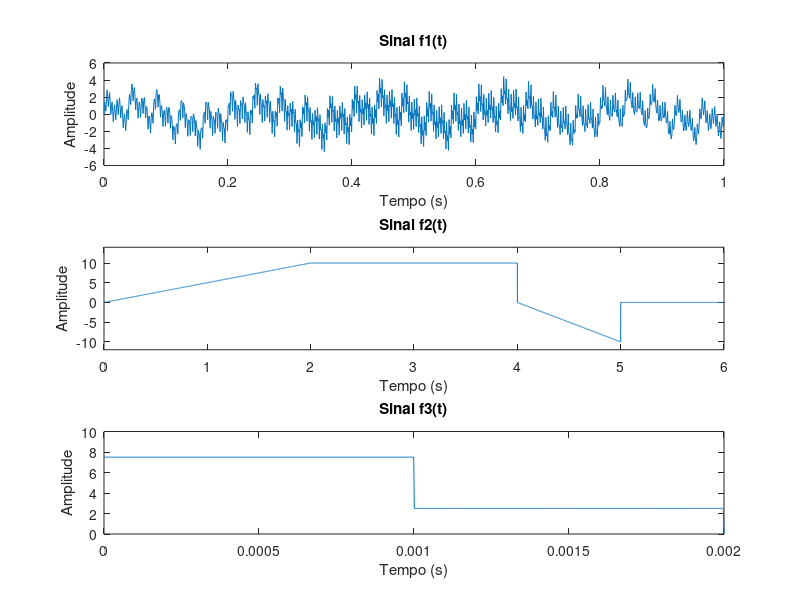
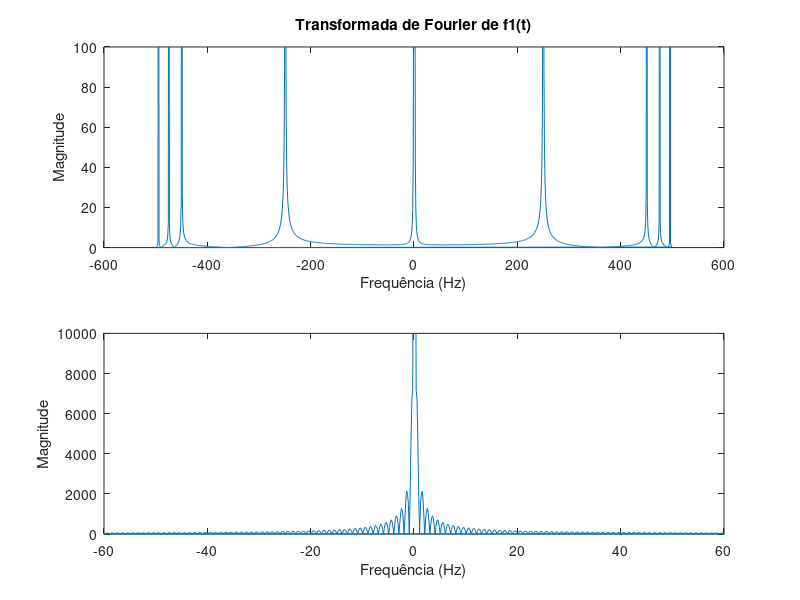
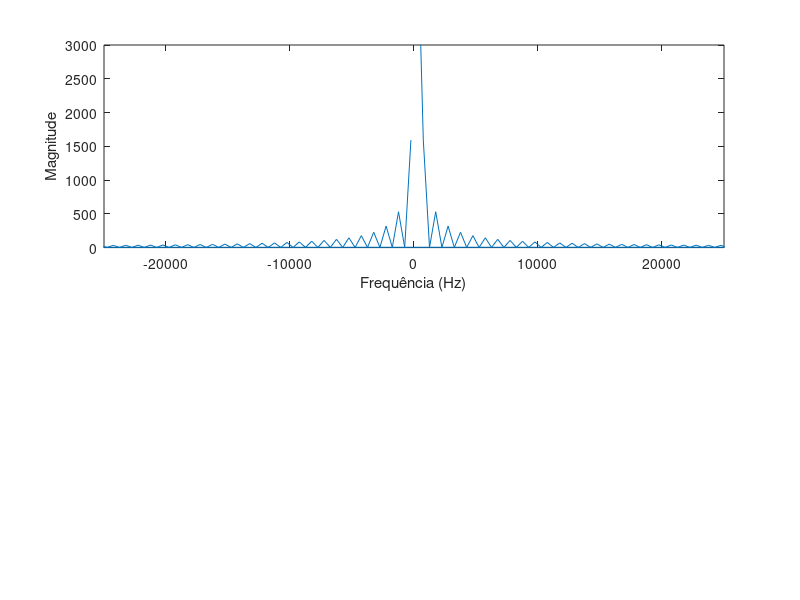
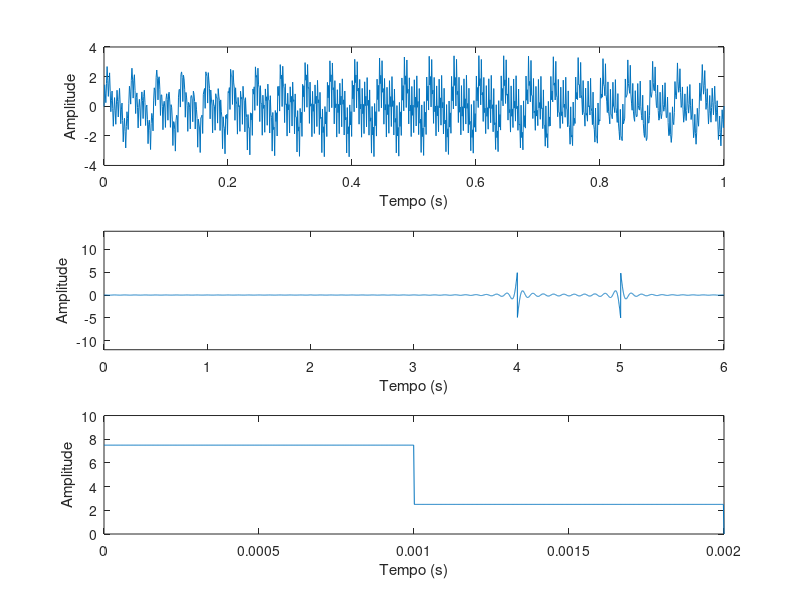

Write MATLAB code to recreate these figures, in order.
clc
clear 
close all

% Sinal f1(t)
t1 = linspace(0, 1, 1000); 
k_values = [10, 50, 100, 500, 1000];
f1_t = sum(sin(k_values.' * pi * t1));

% Sinal 2: f2(t)
t2 = linspace(0, 6, 6000);
f2_t = zeros(size(t2));

for i = 1:length(t2)
    if t2(i) < 2
        f2_t(i) = 5 * t2(i);
    elseif t2(i) >= 2 && t2(i) <= 4
        f2_t(i) = 10;
    elseif t2(i) > 4 && t2(i) <= 5
        f2_t(i) = -10 * (t2(i) - 4);
    else
        f2_t(i) = 0;
    end
end

% Sinal f3(t)
t3 = linspace(0, 0.002, 1000);
f3_t = zeros(size(t3));

for i = 1:length(t3)
    if t3(i) < 1e-3
        f3_t(i) = 7.5;
    elseif t3(i) >= 1e-3 && t3(i) < 2e-3
        f3_t(i) = 2.5;
    end
end

% Plotagem dos sinais no domínio do tempo
figure(1);
subplot(3, 1, 1);
plot(t1, f1_t);
xlabel('Tempo (s)');
ylabel('Amplitude');
title('Sinal f1(t)');

subplot(3, 1, 2);
plot(t2, f2_t);
xlabel('Tempo (s)');
ylabel('Amplitude');
title('Sinal f2(t)');
ylim([-12, 14]);

subplot(3, 1, 3);
plot(t3, f3_t);
xlabel('Tempo (s)');
ylabel('Amplitude');
title('Sinal f3(t)');
ylim([0, 10]);

% Transformada de Fourier dos Sinais 
f1_freq = fft(f1_t);
f2_freq = fft(f2_t);
f3_freq = fft(f3_t);

% Frequência Correspondente
freq1 = fftshift(linspace(-1/(2*(t1(2)-t1(1))), 1/(2*(t1(2)-t1(1))), length(t1))); 
freq2 = fftshift(linspace(-1/(2*(t2(2)-t2(1))), 1/(2*(t2(2)-t2(1))), length(t2)));
freq3 = fftshift(linspace(-1/(2*(t3(2)-t3(1))), 1/(2*(t3(2)-t3(1))), length(t3)));

% Subplots para as transformadas de Fourier
figure(2);

% Transformada de Fourier de f1(t)
subplot(2, 1, 1);
plot(freq1, abs(fftshift(f1_freq)));
xlabel('Frequência (Hz)');
ylabel('Magnitude');
title('Transformada de Fourier de f1(t)');
xlim([-600, 600]);
ylim([0, 100]);
% Transformada de Fourier de f2(t)
subplot(2, 1, 2);
plot(freq2, abs(f2_freq));
xlabel('Frequência (Hz)');
ylabel('Magnitude');
%title('Transformada de Fourier de f2(t)');
xlim([-60, 60]);
ylim([0, 10000]);

figure(3);
% Transformada de Fourier de f3(t)
subplot(2, 1, 1);
plot(freq3, abs(f3_freq));
xlabel('Frequência (Hz)');
ylabel('Magnitude');
%title('Transformada de Fourier de f3(t)');
xlim([-25000, 25000]);
ylim([0, 3000]);

%energia dos sinais 
EnergiaF1 = ((t1(2)-t1(1))/1) * sum(abs(f1_t).^2);
EnergiaF2 = ((t2(2)-t2(1))/6) * sum(abs(f2_t).^2); 
EnergiaF3 = ((t3(2)-t3(1))/0.002) * sum(abs(f3_t).^2);  

f1_freq(abs(freq1)<10) = 0;
f2_freq(abs(freq2)<10) = 0;
f3_freq(abs(freq3)<10) = 0;

f1mod = ifft(f1_freq);
f2mod = ifft(f2_freq);
f3mod = ifft(f3_freq);

figure(4);
subplot(3, 1, 1);
plot(t1, real(f1mod));
xlabel('Tempo (s)');
ylabel('Amplitude');


subplot(3, 1, 2);
plot(t2, real(f2mod));
xlabel('Tempo (s)');
ylabel('Amplitude');
ylim([-12, 14]);

subplot(3, 1, 3);
plot(t3, real(f3mod));
xlabel('Tempo (s)');
ylabel('Amplitude');
ylim([0, 10]);


%Energia dos Sinais Modificado

EnergiaF1_mod = sum(abs(f1mod).^2) * (t1(2) - t1(1) /1);
EnergiaF2_mod = sum(abs(f2mod).^2) * (t2(2) - t2(1) /6);
EnergiaF3_mod = sum(abs(f3mod).^2) * (t3(2) - t3(1) /0.002); 


disp(['Energia  F1: ' num2str(EnergiaF1)]);
disp(['Energia  F2: ' num2str(EnergiaF2)]);
disp(['Energia  F3: ' num2str(EnergiaF3)]);

disp(['Energia Modificada F1: ' num2str(EnergiaF1_mod)]);
disp(['Energia Modificada F2: ' num2str(EnergiaF2_mod)]);
disp(['Energia Modificada F3: ' num2str(EnergiaF3_mod)]);
